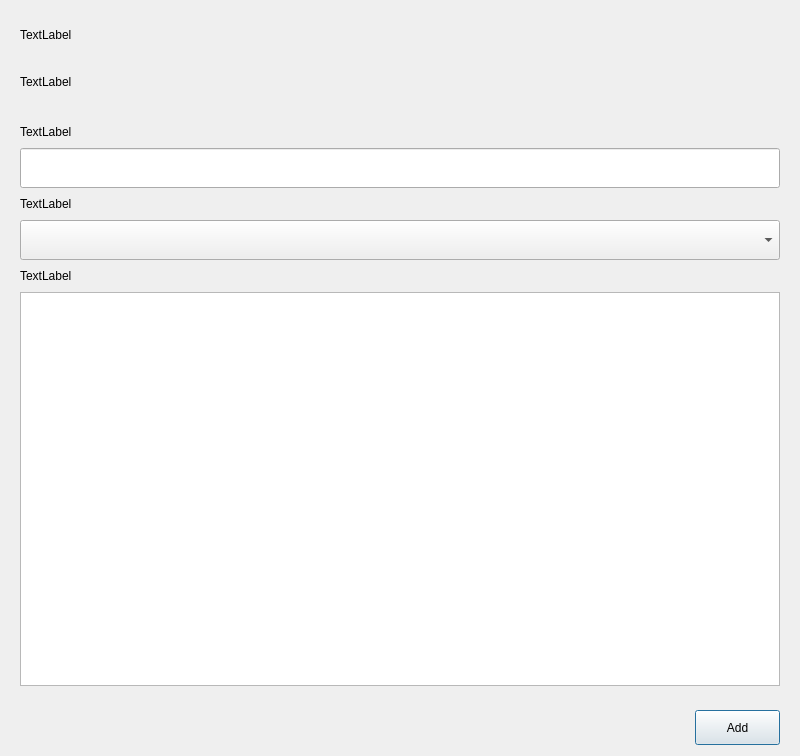
<?xml version="1.0" encoding="UTF-8"?>
<ui version="4.0">
 <class>DialogCreateNote</class>
 <widget class="QDialog" name="DialogCreateNote">
  <property name="geometry">
   <rect>
    <x>0</x>
    <y>0</y>
    <width>800</width>
    <height>756</height>
   </rect>
  </property>
  <property name="windowTitle">
   <string>Dialog</string>
  </property>
  <layout class="QGridLayout" name="gridLayout">
   <item row="0" column="0">
    <widget class="QWidget" name="windowTitleWidget" native="true">
     <property name="minimumSize">
      <size>
       <width>0</width>
       <height>40</height>
      </size>
     </property>
     <property name="maximumSize">
      <size>
       <width>16777215</width>
       <height>40</height>
      </size>
     </property>
     <layout class="QVBoxLayout" name="verticalLayout_3">
      <item>
       <widget class="QLabel" name="headlineLabel">
        <property name="minimumSize">
         <size>
          <width>0</width>
          <height>30</height>
         </size>
        </property>
        <property name="text">
         <string>TextLabel</string>
        </property>
       </widget>
      </item>
     </layout>
    </widget>
   </item>
   <item row="2" column="0">
    <widget class="QWidget" name="creatorWidget" native="true">
     <property name="minimumSize">
      <size>
       <width>0</width>
       <height>0</height>
      </size>
     </property>
     <layout class="QVBoxLayout" name="verticalLayout">
      <item>
       <widget class="QLabel" name="noteNameLabel">
        <property name="minimumSize">
         <size>
          <width>0</width>
          <height>20</height>
         </size>
        </property>
        <property name="maximumSize">
         <size>
          <width>16777215</width>
          <height>20</height>
         </size>
        </property>
        <property name="text">
         <string>TextLabel</string>
        </property>
       </widget>
      </item>
      <item>
       <widget class="QLineEdit" name="noteName_lineEdit">
        <property name="sizePolicy">
         <sizepolicy hsizetype="Preferred" vsizetype="Preferred">
          <horstretch>0</horstretch>
          <verstretch>0</verstretch>
         </sizepolicy>
        </property>
        <property name="minimumSize">
         <size>
          <width>0</width>
          <height>40</height>
         </size>
        </property>
        <property name="maximumSize">
         <size>
          <width>16777215</width>
          <height>40</height>
         </size>
        </property>
       </widget>
      </item>
      <item>
       <widget class="QLabel" name="notebookSelectorLabel">
        <property name="minimumSize">
         <size>
          <width>0</width>
          <height>20</height>
         </size>
        </property>
        <property name="maximumSize">
         <size>
          <width>16777215</width>
          <height>20</height>
         </size>
        </property>
        <property name="text">
         <string>TextLabel</string>
        </property>
       </widget>
      </item>
      <item>
       <widget class="QComboBox" name="notebookSelector_comboBox">
        <property name="sizePolicy">
         <sizepolicy hsizetype="Preferred" vsizetype="Preferred">
          <horstretch>0</horstretch>
          <verstretch>0</verstretch>
         </sizepolicy>
        </property>
        <property name="minimumSize">
         <size>
          <width>0</width>
          <height>40</height>
         </size>
        </property>
        <property name="maximumSize">
         <size>
          <width>16777215</width>
          <height>40</height>
         </size>
        </property>
       </widget>
      </item>
      <item>
       <widget class="QLabel" name="noteDescriptionLabel">
        <property name="minimumSize">
         <size>
          <width>0</width>
          <height>20</height>
         </size>
        </property>
        <property name="maximumSize">
         <size>
          <width>16777215</width>
          <height>20</height>
         </size>
        </property>
        <property name="text">
         <string>TextLabel</string>
        </property>
       </widget>
      </item>
      <item>
       <widget class="QTextEdit" name="noteDescription_textEdit">
        <property name="sizePolicy">
         <sizepolicy hsizetype="Preferred" vsizetype="Preferred">
          <horstretch>0</horstretch>
          <verstretch>0</verstretch>
         </sizepolicy>
        </property>
        <property name="minimumSize">
         <size>
          <width>0</width>
          <height>0</height>
         </size>
        </property>
       </widget>
      </item>
     </layout>
    </widget>
   </item>
   <item row="1" column="0">
    <widget class="QWidget" name="descriptionWidget" native="true">
     <property name="minimumSize">
      <size>
       <width>0</width>
       <height>0</height>
      </size>
     </property>
     <property name="maximumSize">
      <size>
       <width>16777215</width>
       <height>50</height>
      </size>
     </property>
     <layout class="QVBoxLayout" name="verticalLayout_2">
      <item>
       <widget class="QLabel" name="descriptionText">
        <property name="minimumSize">
         <size>
          <width>0</width>
          <height>0</height>
         </size>
        </property>
        <property name="text">
         <string>TextLabel</string>
        </property>
       </widget>
      </item>
     </layout>
    </widget>
   </item>
   <item row="3" column="0">
    <widget class="QWidget" name="actionsWidget" native="true">
     <property name="minimumSize">
      <size>
       <width>0</width>
       <height>44</height>
      </size>
     </property>
     <property name="maximumSize">
      <size>
       <width>16777215</width>
       <height>44</height>
      </size>
     </property>
     <layout class="QGridLayout" name="gridLayout_2">
      <item row="1" column="0">
       <spacer name="horizontalSpacer">
        <property name="orientation">
         <enum>Qt::Horizontal</enum>
        </property>
        <property name="sizeHint" stdset="0">
         <size>
          <width>40</width>
          <height>20</height>
         </size>
        </property>
       </spacer>
      </item>
      <item row="1" column="1">
       <widget class="QPushButton" name="addNoteButton">
        <property name="sizePolicy">
         <sizepolicy hsizetype="Preferred" vsizetype="Preferred">
          <horstretch>0</horstretch>
          <verstretch>0</verstretch>
         </sizepolicy>
        </property>
        <property name="minimumSize">
         <size>
          <width>85</width>
          <height>35</height>
         </size>
        </property>
        <property name="maximumSize">
         <size>
          <width>16777215</width>
          <height>35</height>
         </size>
        </property>
        <property name="layoutDirection">
         <enum>Qt::LeftToRight</enum>
        </property>
        <property name="text">
         <string>Add</string>
        </property>
       </widget>
      </item>
     </layout>
    </widget>
   </item>
  </layout>
 </widget>
 <resources/>
 <connections/>
</ui>
